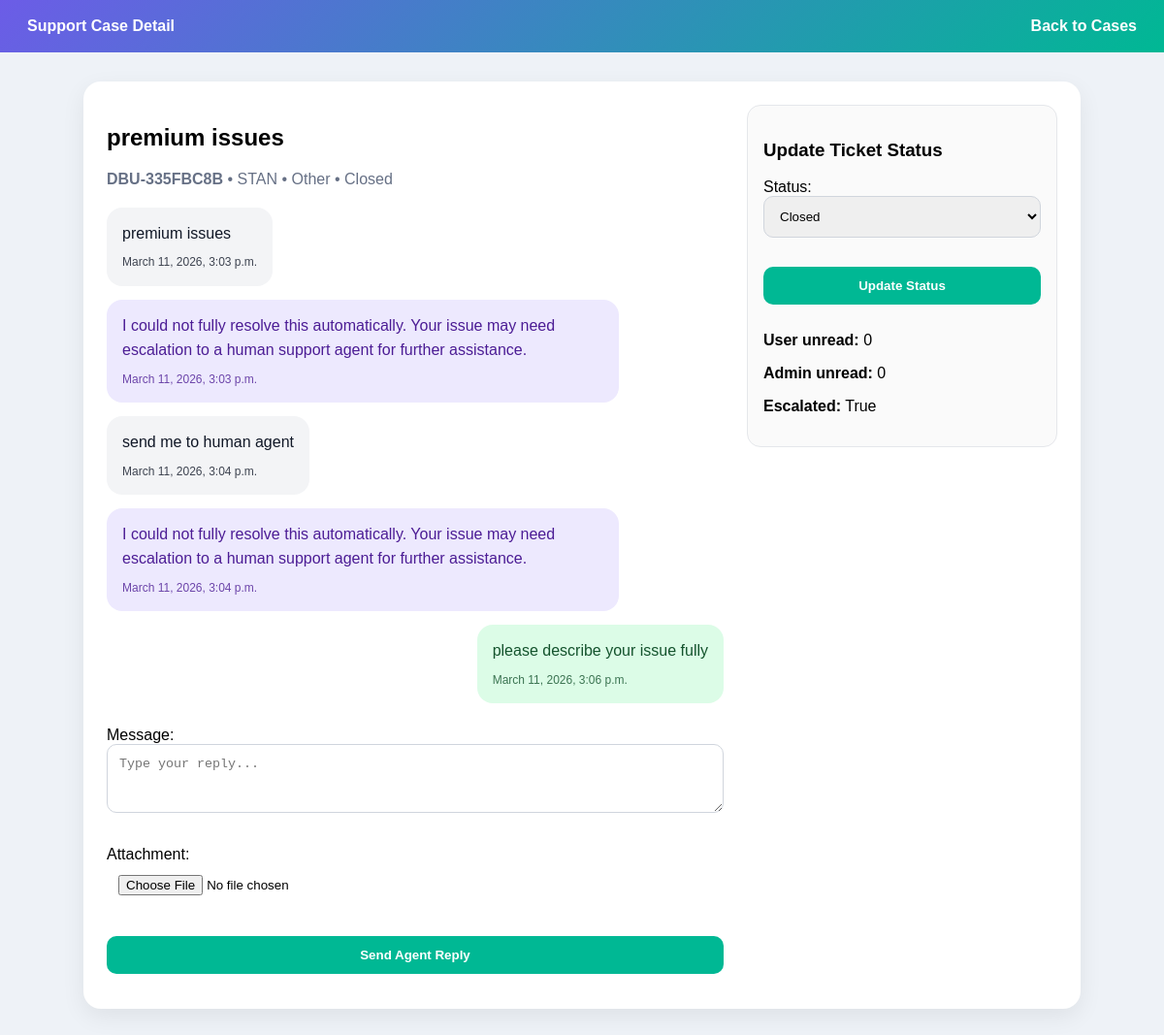
Screenshot of /dashboard/admin/support/2/ (signed in) with the database file from the repository.
### dashboard/models.py (models this page shows, shortened)
class SupportTicket(models.Model):
    ISSUE_CHOICES = [
        ('login', 'Login Problem'),
        ('password', 'Password Reset'),
        ('verification', 'Email Verification'),
        ('payment', 'Payment / Premium'),
        ('phone', 'Phone Number Change'),
        ('account', 'Account Deletion / Security'),
        ('news', 'News / Content Issue'),
        ('other', 'Other'),
    ]
    STATUS_CHOICES = [
        ('open', 'Open'),
        ('in_progress', 'In Progress'),
        ('resolved', 'Resolved'),
        ('closed', 'Closed'),
    ]
    user = models.ForeignKey(settings.AUTH_USER_MODEL, on_delete=models.CASCADE)
    case_number = models.CharField(max_length=30, unique=True)
    issue_type = models.CharField(max_length=30, choices=ISSUE_CHOICES)
    subject = models.CharField(max_length=200)
    message = models.TextField()
    ai_response = models.TextField(blank=True)
    escalated_to_human = models.BooleanField(default=False)
    status = models.CharField(max_length=20, choices=STATUS_CHOICES, default='open')
    user_unread_count = models.PositiveIntegerField(default=0)
    admin_unread_count = models.PositiveIntegerField(default=0)
    created_at = models.DateTimeField(auto_now_add=True)
    class Meta:
        ordering = ['-created_at']

class SupportMessage(models.Model):
    SENDER_CHOICES = [
        ('user', 'User'),
        ('ai', 'AI'),
        ('agent', 'Agent'),
    ]
    ticket = models.ForeignKey(SupportTicket, on_delete=models.CASCADE, related_name='messages')
    sender = models.CharField(max_length=10, choices=SENDER_CHOICES)
    message = models.TextField(blank=True)
    attachment = models.FileField(upload_to='support_attachments/', blank=True, null=True)
    created_at = models.DateTimeField(auto_now_add=True)
    class Meta:
        ordering = ['created_at']

### accounts/models.py (models this page shows, shortened)
class CustomUser(AbstractUser):
    COUNTRY_CHOICES = [
        ('KE', 'Kenya'),
        ('UG', 'Uganda'),
        ('TZ', 'Tanzania'),
        ('RW', 'Rwanda'),
        ('BI', 'Burundi'),
        ('ET', 'Ethiopia'),
        ('NG', 'Nigeria'),
        ('GH', 'Ghana'),
        ('ZA', 'South Africa'),
        ('US', 'United States'),
        ('UK', 'United Kingdom'),
        ('IN', 'India'),
        ('CA', 'Canada'),
    ]
    PHONE_CODE_CHOICES = [
        ('+254', 'Kenya (+254)'),
        ('+256', 'Uganda (+256)'),
        ('+255', 'Tanzania (+255)'),
        ('+250', 'Rwanda (+250)'),
        ('+257', 'Burundi (+257)'),
        ('+251', 'Ethiopia (+251)'),
        ('+234', 'Nigeria (+234)'),
        ('+233', 'Ghana (+233)'),
        ('+27', 'South Africa (+27)'),
        ('+1', 'USA/Canada (+1)'),
        ('+44', 'United Kingdom (+44)'),
        ('+91', 'India (+91)'),
    ]
    date_of_birth = models.DateField(null=True, blank=True)
    country = models.CharField(max_length=5, choices=COUNTRY_CHOICES, blank=True)
    address = models.CharField(max_length=255, blank=True)
    phone_code = models.CharField(max_length=6, choices=PHONE_CODE_CHOICES, blank=True)
    phone_number = models.CharField(
        max_length=20,
        blank=True,
        validators=[RegexValidator(r'^[0-9]+$', 'Phone number must contain digits only.')]
    )
    terms_accepted = models.BooleanField(default=False)
    email_verified = models.BooleanField(default=False)
    is_premium = models.BooleanField(default=False)
    premium_since = models.DateTimeField(null=True, blank=True)
    premium_revoked = models.BooleanField(default=False)
    premium_revoke_reason = models.CharField(max_length=255, blank=True)

### dashboard/views.py (the view, shortened to what this page needs)
# urls.py: path('admin/support/<int:ticket_id>/', admin_support_detail_view, name='admin_support_detail'),
@staff_member_required
def admin_support_detail_view(request, ticket_id):
    ticket = get_object_or_404(SupportTicket, id=ticket_id)
    reply_form = SupportReplyForm(request.POST or None, request.FILES or None)
    status_form = TicketStatusForm(initial={'status': ticket.status})
    if ticket.admin_unread_count > 0:
        ticket.admin_unread_count = 0
        ticket.save()
    return render(request, 'dashboard/admin_support_detail.html', {
        'ticket': ticket,
        'reply_form': reply_form,
        'status_form': status_form,
    })

### dashboard/support_forms.py (shortened to what this page needs)
class SupportReplyForm(forms.Form):
    message = forms.CharField(
        required=False,
        widget=forms.Textarea(attrs={'rows': 3, 'placeholder': 'Type your reply...'})
    )
    attachment = forms.FileField(required=False)

class TicketStatusForm(forms.Form):
    status = forms.ChoiceField(choices=SupportTicket.STATUS_CHOICES)

### templates/dashboard/admin_support_detail.html (shortened to what this page needs)
<!DOCTYPE html>
<html lang="en">
<head>
</head>
<body>
    <div class="topbar">
        <div><strong>Support Case Detail</strong></div>
        <div><a href="{% url 'admin_support_list' %}">Back to Cases</a></div>
    </div>
    <div class="container">
        <div class="grid">
            <div>
                <h2>{{ ticket.subject }}</h2>
                <div class="meta">
                    <strong>{{ ticket.case_number }}</strong> • {{ ticket.user.username }} • {{ ticket.get_issue_type_display }} • {{ ticket.get_status_display }}
                </div>
                <div class="chat">
                    {% for msg in ticket.messages.all %}
                        <div class="bubble {% if msg.sender == 'user' %}user{% elif msg.sender == 'ai' %}ai{% else %}agent{% endif %}">
                            {% if msg.message %}
                                <div>{{ msg.message }}</div>
                            {% endif %}
                            <div class="time">{{ msg.created_at }}</div>
                        </div>
                    {% endfor %}
                </div>
                <form method="post" enctype="multipart/form-data">
                    {{ reply_form.as_p }}
                    <button type="submit" name="send_reply">Send Agent Reply</button>
                </form>
            </div>
            <div class="sidebox">
                <h3>Update Ticket Status</h3>
                <form method="post">
                    {{ status_form.as_p }}
                    <button type="submit" name="update_status">Update Status</button>
                </form>
                <p><strong>User unread:</strong> {{ ticket.user_unread_count }}</p>
                <p><strong>Admin unread:</strong> {{ ticket.admin_unread_count }}</p>
                <p><strong>Escalated:</strong> {{ ticket.escalated_to_human }}</p>
            </div>
        </div>
    </div>
</body>
</html>

### templates/dashboard/admin_support_detail.html (style rules this page uses)
body { margin: 0; font-family: Arial, sans-serif; background: #eef2f7; }
.topbar { background: linear-gradient(135deg, #6c5ce7, #00b894); color: white; padding: 18px 28px; display: flex; justify-content: space-between; }
.topbar a { color: white; text-decoration: none; font-weight: bold; }
.container { max-width: 980px; margin: 30px auto; background: white; padding: 24px; border-radius: 18px; box-shadow: 0 8px 24px rgba(0,0,0,0.07); }
.meta { color: #667085; margin-bottom: 20px; }
.chat { display: flex; flex-direction: column; gap: 14px; margin-bottom: 24px; }
.bubble { max-width: 78%; padding: 14px 16px; border-radius: 16px; line-height: 1.6; }
.user { align-self: flex-start; background: #f3f4f6; color: #111827; }
.ai { align-self: flex-start; background: #ede9fe; color: #4c1d95; }
.agent { align-self: flex-end; background: #dcfce7; color: #14532d; }
.time { font-size: 12px; opacity: 0.8; margin-top: 8px; }
textarea, input[type="file"], select, button { width: 100%; padding: 12px; box-sizing: border-box; border-radius: 10px; }
textarea, select { border: 1px solid #d0d5dd; margin-bottom: 14px; }
input[type="file"] { margin-bottom: 14px; }
button { background: #00b894; color: white; border: none; font-weight: bold; cursor: pointer; margin-bottom: 12px; }
.grid { display: grid; grid-template-columns: 1fr 320px; gap: 24px; }
.sidebox { background: #fafafa; border: 1px solid #e5e7eb; border-radius: 14px; padding: 16px; height: fit-content; }

### rows the page displays
SupportTicket: subject "premium issues", case_number "DBU-335FBC8B", user.username "STAN", issue_type "Other", status "Closed", user_unread_count "0", admin_unread_count "0", escalated_to_human "True"
SupportMessage: message "premium issues", created_at "March 11, 2026, 3:03 p.m."
SupportMessage: message "I could not fully resolve this automatically. Your issue may need escalation to a human support agent for further assistance.", created_at "March 11, 2026, 3:03 p.m."
SupportMessage: message "send me to human agent", created_at "March 11, 2026, 3:04 p.m."
SupportMessage: message "I could not fully resolve this automatically. Your issue may need escalation to a human support agent for further assistance.", created_at "March 11, 2026, 3:04 p.m."
SupportMessage: message "please describe your issue fully", created_at "March 11, 2026, 3:06 p.m."
